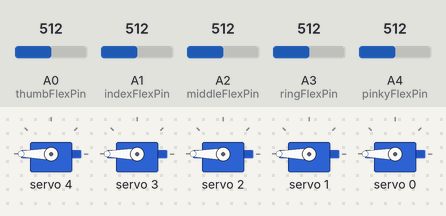
The sketch below on a simulated Arduino Uno, built with avr-gcc and run on an emulated ATmega328P. Parts: 5 × servo. The inputs (shaded band) are chosen by the test bench; at power-on: A0 (thumbFlexPin) = 512, A1 (indexFlexPin) = 512, A2 (middleFlexPin) = 512, A3 (ringFlexPin) = 512, A4 (pinkyFlexPin) = 512. What the sketch prints to the serial monitor is not drawn.

Above: at 1.2 s.
1.3 s: A0 (thumbFlexPin) set to 660
At 2.1 s:
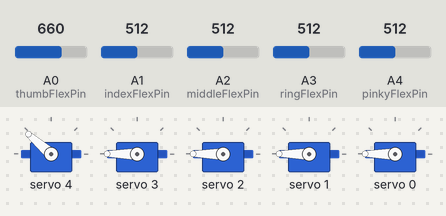
2.8 s: A1 (indexFlexPin) set to 716
At 3.3 s:
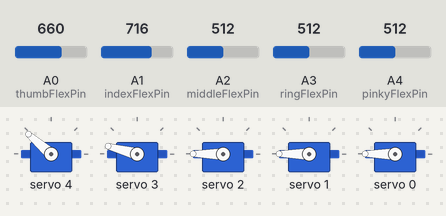
4.3 s: A2 (middleFlexPin) set to 716
At 5.5 s:
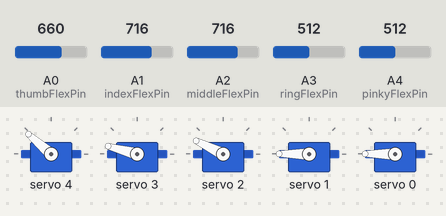
5.8 s: A3 (ringFlexPin) set to 992
At 6.6 s:
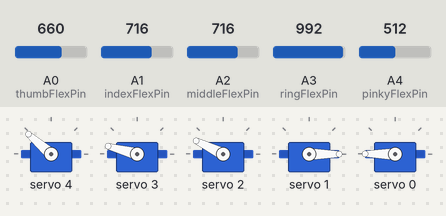
7.3 s: A4 (pinkyFlexPin) set to 992
At 7.8 s:
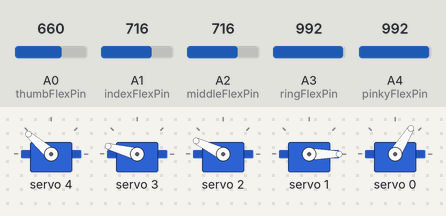
8.8 s: A0 (thumbFlexPin) set to 640
At 10.1 s:
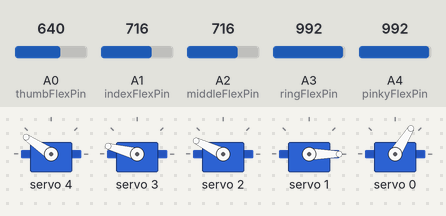
Timing chart, 0 to 11.3 s (numbered marks = the images above; inputs shaded):
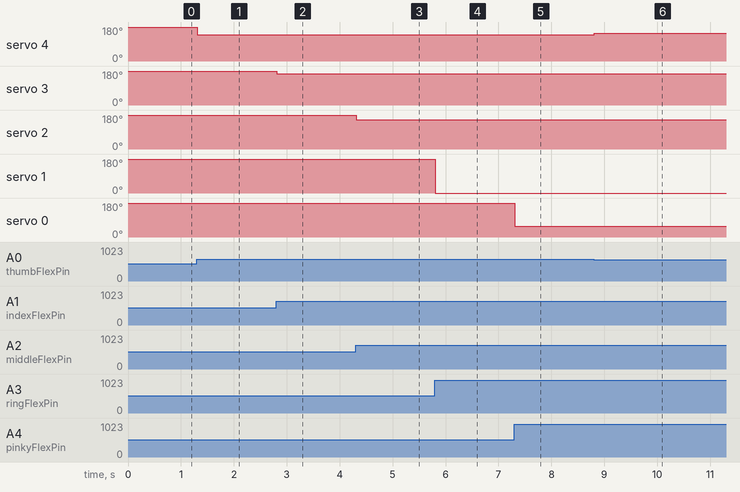

The sketch:

RoboticHand.ino
```cpp
#include <Wire.h>
#include <Adafruit_PWMServoDriver.h>

#define MIN_PULSE_WIDTH 650
#define MAX_PULSE_WIDTH 2350
#define DEFAULT_PULSE_WIDTH 1500
#define FREQUENCY 50

Adafruit_PWMServoDriver pwm = Adafruit_PWMServoDriver();

int thumbServo = 4;
int indexServo = 3;
int middleServo = 2;
int ringServo = 1;
int pinkyServo = 0;

const int thumbFlexPin = A0;
const int indexFlexPin = A1;
const int middleFlexPin = A2;
const int ringFlexPin = A3;
const int pinkyFlexPin = A4;

int thumbFlexValue;
int indexFlexValue;
int middleFlexValue;
int ringFlexValue;
int pinkyFlexValue;

int pulseWidth(int angle){
  int pulse_wide, analog_value;
  pulse_wide = map(angle, 0, 180, MIN_PULSE_WIDTH, MAX_PULSE_WIDTH);
  analog_value = int(float(pulse_wide) / 1000000 * FREQUENCY * 4096);
 // Serial.println(analog_value);
  return analog_value;
}

void setup(){
  Serial.begin(9600);
  Serial.println("16 channel Servo test!");
  pwm.begin();
  pwm.setPWMFreq(FREQUENCY);
}


void loop(){
  thumbFlexValue = analogRead(thumbFlexPin);
  indexFlexValue = analogRead(indexFlexPin);
  middleFlexValue = analogRead(middleFlexPin);
  ringFlexValue = analogRead(ringFlexPin);
  pinkyFlexValue = analogRead(pinkyFlexPin);

  pinkyFlexValue = map(pinkyFlexValue, 890, 960, 110, 70);
  ringFlexValue = map(ringFlexValue, 870, 930, 110, 30);
  middleFlexValue = map(middleFlexValue, 777, 880, 110, 30);
  indexFlexValue = map(indexFlexValue, 770, 850, 110, 20);
  thumbFlexValue = map(thumbFlexValue, 747, 802, 110, 90);

  pwm.setPWM(thumbServo, 0, pulseWidth(thumbFlexValue));
  pwm.setPWM(indexServo, 0, pulseWidth(indexFlexValue));
  pwm.setPWM(middleServo, 0, pulseWidth(middleFlexValue));
  pwm.setPWM(ringServo, 0, pulseWidth(ringFlexValue));
  pwm.setPWM(pinkyServo, 0, pulseWidth(pinkyFlexValue));

}
```

Measured:
- after the input at 1.3 s, servo 4: 180° → 139° at once
- after the input at 2.8 s, servo 3: 180° → 165° at once
- after the input at 4.3 s, servo 2: 180° → 154° at once
- after the input at 5.8 s, servo 1: 180° → 0° at once
- after the input at 7.3 s, servo 0: 180° → 58° at once
- after the input at 8.8 s, servo 4: 139° → 146° at once
